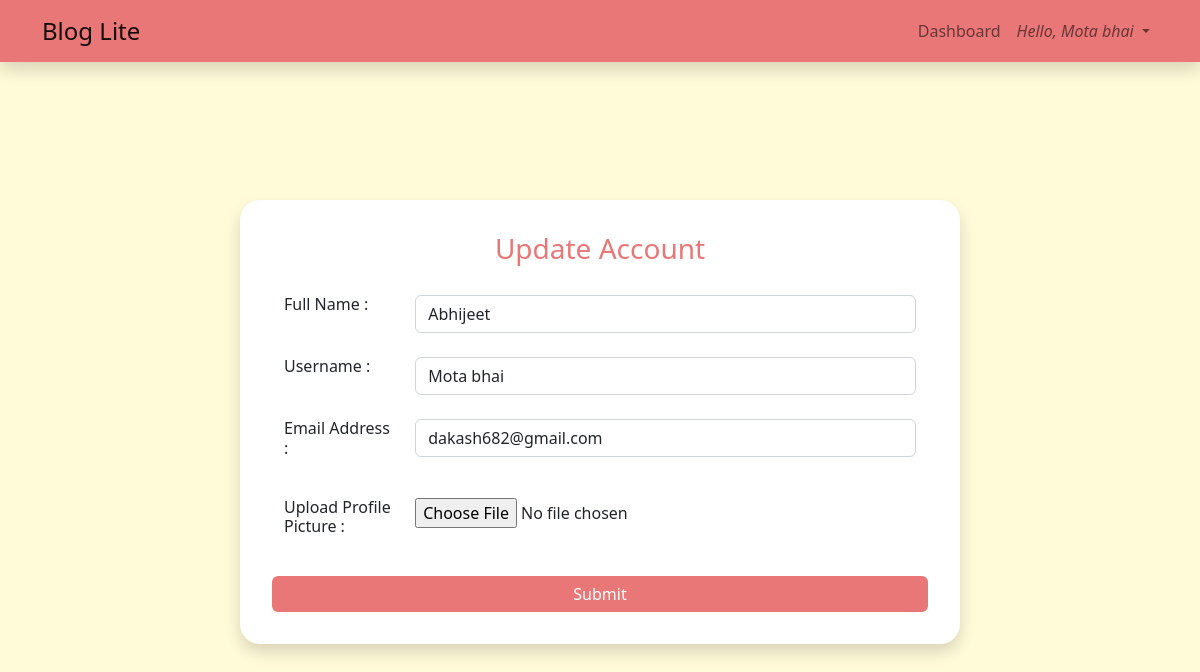
/updateUser (signed in), run on the app's committed database.
### blog/models.py (models this page shows, shortened)
class User(db.Model, UserMixin):
    id = db.Column(db.Integer(), primary_key=True)
    fullname = db.Column(db.String(length=30), nullable=False)
    username = db.Column(db.String(length=30), unique=True, nullable=False)
    email = db.Column(db.String(length=50), nullable=False)
    profilePicture = db.Column(db.String(length=50), nullable=True, default='default-profile-pic.jpg')
    password_hash = db.Column(db.String(length=60), nullable=False)
    posts_created = db.relationship('Post', backref='author')
    followed = db.relationship('User',
                               secondary=followers,
                               primaryjoin=(followers.c.follower_id == id),
                               secondaryjoin=(followers.c.followed_id == id),
                               backref=db.backref('followers', lazy='dynamic'),
                               lazy='dynamic')
    @property
    def password(self):
        return self.password

### blog/routes.py (the view, shortened to what this page needs)
@app.route('/updateUser', methods=['GET','POST'])
def updateUser_page():
    form = userupdateForm()
    return render_template('updateuser.html', form = form)

### blog/forms.py
class userupdateForm(FlaskForm):
    username = StringField(label="Username : ", validators=[Length(min=1, max=30), DataRequired()])
    fullname = StringField(label="Full Name : ", validators=[Length(min=1, max=30), DataRequired()])
    email = StringField(label="Email Address : ", validators=[Email(), DataRequired()])
    Profile_picture = FileField(label="Upload Profile Picture :", validators=[FileAllowed(['jpg','png','jpeg'])])
    submit = SubmitField(label="Submit")

### blog/models.py (called while the page is built)
@login_manager.user_loader
def load_user(user_id):
    return User.query.get(int(user_id))

### blog/templates/updateuser.html (shortened to what this page needs)
{% extends 'base.html' %}
{% block content %}
<section class="login" id="login">
    <div class="login-text form shadow">
        <h3 class="form-heading">Update Account</h3>
        <form method="POST" enctype="multipart/form-data">
            <div class="container">
                <div class="row">
                  <div class="col col-1">
                    <h6>{{ form.fullname.label(class="form-label") }}</h6>
                  </div>
                  <div class="col col-2">
                    {{ form.fullname(class="form-control", placeholder="Full Name", value = current_user.fullname) }}
                  </div>
                </div>
                <br>
                <div class="row">
                  <div class="col col-1">
                    <h6>{{ form.username.label(class="form-label") }}</h6>
                  </div>
                  <div class="col col-2">
                    {{ form.username(class="form-control", placeholder="Username", value = current_user.username) }}
                  </div>
                </div>
                <br>
                <div class="row">
                  <div class="col col-1">
                    <h6>{{ form.email.label(class="form-label") }}</h6>
                  </div>
                  <div class="col col-2">
                    {{ form.email(class="form-control", placeholder="Email Address", value = current_user.email) }}
                  </div>
                </div>
                <br>
                <div class="row">
                    <div class="col col-1">
                      <h6>{{ form.Profile_picture.label(class="form-label") }}</h6>
                    </div>
                    <div class="col col-2">
                      {{ form.Profile_picture(class="form-control-file") }}
                    </div>
                </div>
            </div>
            <br>
            <div class="d-grid gap-2">
                {{ form.submit(class = "btn btn-1") }}
            </div>
          </form>
    </div>
</section>
{% endblock %}

### blog/templates/base.html (shortened to what this page needs)
<!DOCTYPE html>
<html lang="en">
<head>
    <link href="https://cdn.jsdelivr.net/npm/bootstrap@5.2.2/dist/css/bootstrap.min.css" rel="stylesheet">
    <link rel="stylesheet" href="https://cdn.jsdelivr.net/npm/bootstrap-icons@1.10.3/font/bootstrap-icons.css">
    <link rel="stylesheet" href="{{ url_for('static', filename='./css/style.css') }}">
</head>
<body>
    <nav class="navbar navbar-expand-lg d-flex sticky-top shadow">
      <div class="container">
        <a class="navbar-brand" href="/">Blog Lite</a>
        <div class="collapse navbar-collapse" id="navbarNav">
          <ul class="navbar-nav">
            {% if current_user.is_authenticated %}
              <li class="nav-item">
                <a class="nav-link" href="{{ url_for('home_page') }}">Dashboard</a>
              </li>
              <li class="nav-item dropdown">
                <a class="nav-link dropdown-toggle" href="#" role="button" data-bs-toggle="dropdown" aria-expanded="false">
                  <i>Hello, {{ current_user.username }}</i>
                </a>
              </li>
            {% endif %}
          </ul>
        </div>
      </div>
    </nav>
    <div class="container-fluid">
      {% block content %}{% endblock %}
    </div>
</body>
</html>

### blog/static/css/style.css (style rules this page uses)
:root { --bs-darkpink : #E97777; --bs-lightpink : #FF9F9F; --bs-darkyellow : #FCDDB0; --bs-lightyellow : #FFFAD7; --bs-black: rgba(0, 0, 0, 0.614); --bs-white: #fff; }
.btn { background-color: #4681f4; border: none; }
.container-fluid { padding: 0; }
body { background-color: var(--bs-lightyellow); }
.navbar-expand-lg .navbar-collapse { justify-content: flex-end; }
.navbar { background-color: var(--bs-darkpink); }
.navbar-brand { font-size: 1.5rem; }
#login { height: 90vh; width: 100vw; align-items: center; }
#login,.login-text { display: flex; justify-content: center; }
.login-text { flex-direction: column; padding-left: 12%; }
.login-text { width: 60%; }
.form { padding: 2rem; margin: 12rem; border-radius: 20px; background-color: var(--bs-white); }
.login-text.form .btn-1 { background-color: var(--bs-darkpink); color: var(--bs-white); }
.form-heading { text-align: center; color: var(--bs-darkpink); margin-bottom: 30px; }
.col-1 { width: 20%; }
.col-2 { width: 80%; }

### data on the page
User: username "Mota bhai", fullname "Abhijeet", email "dakash682@gmail.com"
